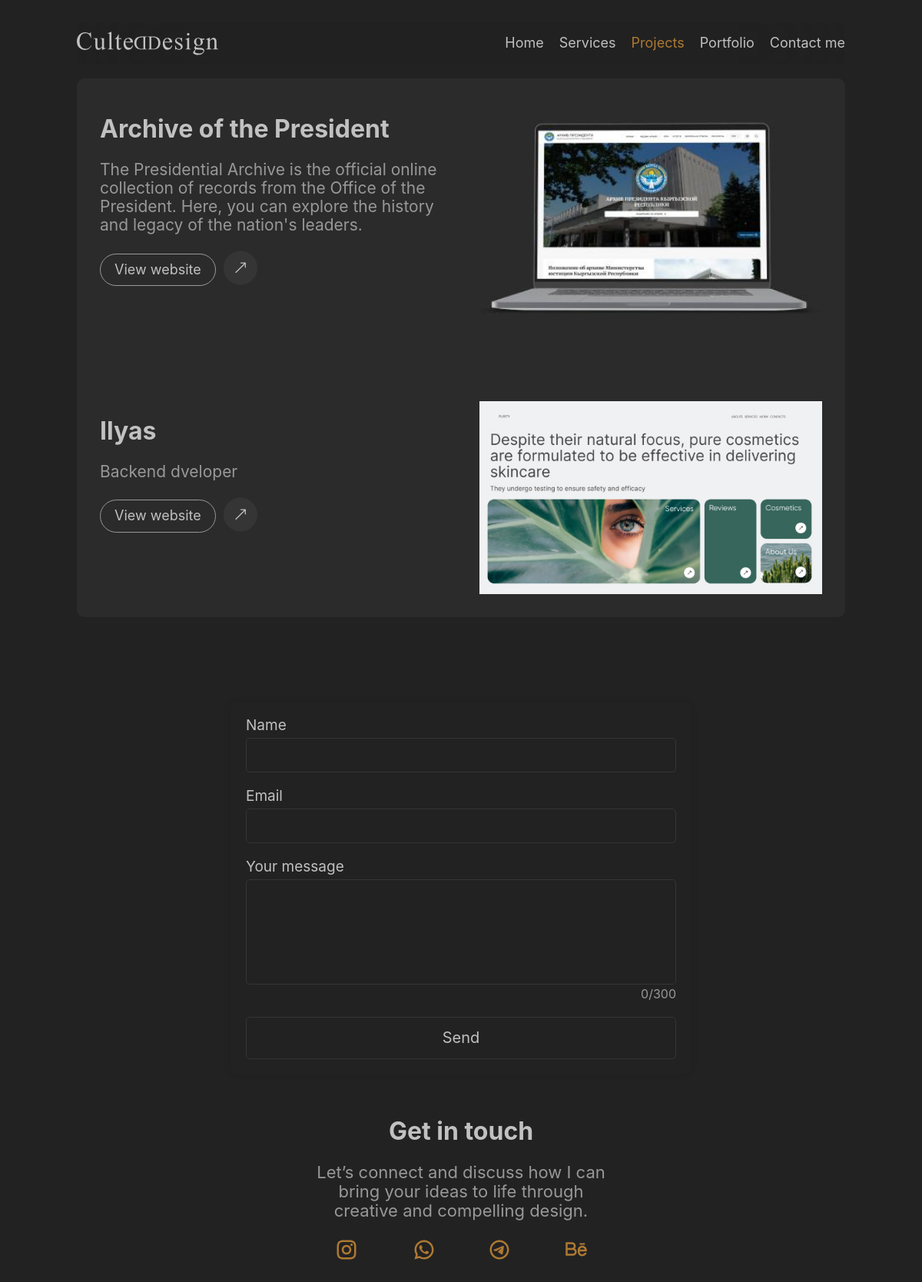
/projects/, run on the app's committed database.
### portfolio/models.py (models this page shows, shortened)
class Project(models.Model):
    name = models.CharField(max_length=255)
    description = models.TextField()
    website_link = models.URLField()
    photos = models.ImageField(upload_to='uploads/project_photos/')

### portfolio/views.py (the view, shortened to what this page needs)
# urls.py: path('projects/', views.projects, name='projects'),
def projects(request):
    if request.method == 'GET':
        projects = Project.objects.all()
        return render(request, 'portfolio/projects.html', {'projects': projects})

### portfolio/templates/portfolio/projects.html (shortened to what this page needs)
<!DOCTYPE html>{% load static %}
<html lang="en">
  <head>
    <link rel="stylesheet" href="{% static 'portfolio/css/normalize.css' %}" />
    <link rel="stylesheet" href="{% static 'portfolio/css/style.css' %}" />
    <link rel="stylesheet" href="{% static 'portfolio/css/header.css' %}" />
    <link rel="stylesheet" href="{% static 'portfolio/css/projets/projects.css' %}" />
    <link rel="stylesheet" href="{% static 'portfolio/css/contact/contact.css' %}" />
    <link rel="stylesheet" href="{% static 'portfolio/css/media.css' %}" />
  </head>
  <body>
    <header class="container header">
      <div class="header__main">
        <img src="{% static 'portfolio/media/Logo culteddesign.svg' %}" alt="" />
        <ul class="header__list">
          <li><a href="{% url 'home' %}">Home</a></li>
          <li><a href="{% url 'home' %}#services">Services</a></li>
          <li><a href="{% url 'projects' %}" class="active">Projects</a></li>
          <li><a href="{% url 'portfolio' %}">Portfolio</a></li>
          <li><a href="#contact">Contact me</a></li>
        </ul>
      </div>
    </header>
    <div class="container project">
        {% for project in projects %}
      <div class="project__container">
        <div class="project__about">
          <h1>{{ project.name }}</h1>
          <p>{{ project.description }}</p>
          <div class="project__about--btn">
            <a href="{{ project.website_link }}">View website</a>
            <a href="">
              <img src="{% static 'portfolio/media/projects/arrow.svg' %}" alt="Arrow icon" />
            </a>
          </div>
        </div>
        <div class="project__media">
          <img src="{{ project.photos.url }}" alt="Project Mockup" />
        </div>
      </div>
        {% endfor %}
    </div>
    <div class="container contact" id="contact">
      <div class="contact__socialmedia">
        <h1>Get in touch</h1>
        <p>
          Let’s connect and discuss how I can bring your ideas to life through
          creative and compelling design.
        </p>
        <div class="contact__img">
          <a href="https://www.instagram.com/aichurok_zk/"
            ><img src="{% static 'portfolio/media/contact/inst.svg' %}" alt=""
          /></a>
          <a
            href="https://api.whatsapp.com/send/?phone=97450771187&text&type=phone_number&app_absent=0"
            ><img src="{% static 'portfolio/media/contact/wp.svg' %}" alt=""
          /></a>
          <a href="https://t.me/aichurokzk"
            ><img src="{% static 'portfolio/media/contact/teleg.svg' %}" alt=""
          /></a>
          <a href="https://www.behance.net/aichurokkyzy"
            ><img src="{% static 'portfolio/media/contact/be.svg' %}" alt=""
          /></a>
        </div>
      </div>
      {% include 'partials/feedback.html' %}
    </div>
  </body>
</html>

### portfolio/static/portfolio/css/style.css (style rules this page uses)
* { box-sizing: border-box; color: #C1C1C1; }
a { text-decoration: none; font-size: 18px; }
ol, ul { list-style: none; padding: 0; }
.container { max-width: 1350px; margin: auto; }
body { width: 100%; font-family: 'Inter', sans-serif; font-style: normal; background-color: #222222; }
.active { color: #ae7933; }

### portfolio/static/portfolio/css/header.css (style rules this page uses)
.header { margin-top: 30px; background: rgba(34, 34, 34, 0.13); backdrop-filter: blur(71px); -webkit-backdrop-filter: blur(71px); position: fixed; width: 100%; top: 0; left: 0; right: 0; z-index: 900; }
.header__main { display: flex; justify-content: space-between; align-items: center; }
.header__list { display: flex; gap: 20px; }

### portfolio/static/portfolio/css/projets/projects.css (style rules this page uses)
.project { margin-top: 102px; background-color: #2b2b2b; padding: 27px 66px; border-radius: 10px; display: flex; flex-direction: column; gap: 70px; }
.project__container { display: flex; justify-content: space-between; }
.project__about p { font-size: 21px; color: #989898; }
.project__about--btn { display: flex; align-items: center; gap: 10px; }
.project__about--btn a:first-of-type { padding: 10px 18px; border-radius: 25px; border: 1px #989898 solid; }
.project__media img { width: 500px; }
.project__about { width: 561px; }

### portfolio/static/portfolio/css/contact/contact.css (style rules this page uses)
.contact { margin-top: 110px; margin-bottom: 60px; display: flex; justify-content: space-around; }
.contact__socialmedia { width: 401px; }
.contact__socialmedia p { color: #989898; font-size: 22px; }
.contact__img { display: flex; align-items: center; gap: 25px; }

### portfolio/static/portfolio/css/media.css (style rules this page uses)
@media (max-width: 1400px) { .container { max-width: 1150px; } }
@media (max-width: 1200px) { .container { max-width: 1000px; } }
@media (max-width: 1200px) { .contact { flex-direction: column-reverse; justify-content: center; align-items: center; gap: 35px; } }
@media (max-width: 1200px) { .contact__img { justify-content: space-around; gap: 0; } }
@media (max-width: 1200px) { .contact__socialmedia { text-align: center; } }
@media (max-width: 1200px) { .project { padding: 27px 30px; } }
@media (max-width: 1200px) { .project__media img { width: 446px; } }
@media (max-width: 1200px) { .project__about { width: 450px; } }

### data on the page
Project: name "Archive of the President", description "The Presidential Archive is the official online collection of records from the Office of the President. Here, you can explore the history and legacy of the nation's leaders.", photos (picture)
Project: name "Ilyas", description "Backend dveloper", photos (picture)
